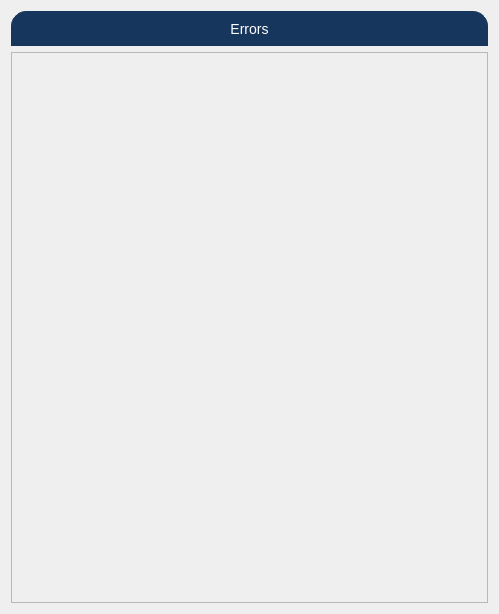
<?xml version="1.0" encoding="UTF-8"?>
<ui version="4.0">
 <class>Form</class>
 <widget class="QWidget" name="Form">
  <property name="geometry">
   <rect>
    <x>0</x>
    <y>0</y>
    <width>497</width>
    <height>614</height>
   </rect>
  </property>
  <property name="windowTitle">
   <string>Form</string>
  </property>
  <layout class="QVBoxLayout" name="verticalLayout_2">
   <item>
    <layout class="QVBoxLayout" name="verticalLayout">
     <item>
      <widget class="PyDMLabel" name="PyDMLabel">
       <property name="toolTip">
        <string/>
       </property>
       <property name="styleSheet">
        <string notr="true">QLabel {
 qproperty-alignment: AlignCenter;
 border: 1px solid #FF17365D;
 border-top-left-radius: 15px;
 border-top-right-radius: 15px;
 background-color: #FF17365D;
 padding: 5px 0px;
 color: rgb(255, 255, 255);
 max-height: 25px;
 font-size: 14px;
}</string>
       </property>
       <property name="text">
        <string>Errors</string>
       </property>
       <property name="alignment">
        <set>Qt::AlignCenter</set>
       </property>
      </widget>
     </item>
     <item>
      <widget class="PyDMFrame" name="PyDMFrame">
       <property name="minimumSize">
        <size>
         <width>477</width>
         <height>551</height>
        </size>
       </property>
       <property name="maximumSize">
        <size>
         <width>477</width>
         <height>551</height>
        </size>
       </property>
       <property name="toolTip">
        <string/>
       </property>
       <property name="styleSheet">
        <string notr="true">QFrame#frame{
     border: 1px solid #FF17365D;
     border-bottom-left-radius: 15px;
     border-bottom-right-radius: 15px;
}</string>
       </property>
       <property name="frameShape">
        <enum>QFrame::StyledPanel</enum>
       </property>
       <property name="frameShadow">
        <enum>QFrame::Raised</enum>
       </property>
       <widget class="PyDMByteIndicator" name="PyDMByteIndicator_18">
        <property name="geometry">
         <rect>
          <x>10</x>
          <y>241</y>
          <width>373</width>
          <height>16</height>
         </rect>
        </property>
        <property name="toolTip">
         <string/>
        </property>
        <property name="channel" stdset="0">
         <string>ca://{prefix}:RX_ETH_SYNC_ERR.RBV</string>
        </property>
        <property name="onColor" stdset="0">
         <color>
          <red>255</red>
          <green>0</green>
          <blue>0</blue>
         </color>
        </property>
        <property name="labels" stdset="0">
         <stringlist>
          <string>Rx: Ethernet sync between units lost for more than 10 min</string>
         </stringlist>
        </property>
       </widget>
       <widget class="PyDMByteIndicator" name="PyDMByteIndicator_16">
        <property name="geometry">
         <rect>
          <x>10</x>
          <y>388</y>
          <width>232</width>
          <height>16</height>
         </rect>
        </property>
        <property name="toolTip">
         <string/>
        </property>
        <property name="channel" stdset="0">
         <string>ca://{prefix}:TX_ARM_IDN_ERR.RBV</string>
        </property>
        <property name="onColor" stdset="0">
         <color>
          <red>255</red>
          <green>0</green>
          <blue>0</blue>
         </color>
        </property>
        <property name="labels" stdset="0">
         <stringlist>
          <string>Tx: Arm control identification failed</string>
         </stringlist>
        </property>
       </widget>
       <widget class="PyDMByteIndicator" name="PyDMByteIndicator_14">
        <property name="geometry">
         <rect>
          <x>10</x>
          <y>346</y>
          <width>223</width>
          <height>16</height>
         </rect>
        </property>
        <property name="toolTip">
         <string/>
        </property>
        <property name="channel" stdset="0">
         <string>ca://{prefix}:TX_RF_IDN_ERR.RBV</string>
        </property>
        <property name="onColor" stdset="0">
         <color>
          <red>255</red>
          <green>0</green>
          <blue>0</blue>
         </color>
        </property>
        <property name="labels" stdset="0">
         <stringlist>
          <string>Tx: RF control identification failed</string>
         </stringlist>
        </property>
       </widget>
       <widget class="PyDMByteIndicator" name="PyDMByteIndicator_5">
        <property name="geometry">
         <rect>
          <x>10</x>
          <y>52</y>
          <width>279</width>
          <height>16</height>
         </rect>
        </property>
        <property name="toolTip">
         <string/>
        </property>
        <property name="channel" stdset="0">
         <string>ca://{prefix}:ENV_COND_ERR.RBV</string>
        </property>
        <property name="onColor" stdset="0">
         <color>
          <red>255</red>
          <green>0</green>
          <blue>0</blue>
         </color>
        </property>
        <property name="labels" stdset="0">
         <stringlist>
          <string>Environmental conditions are ourt of range</string>
         </stringlist>
        </property>
       </widget>
       <widget class="PyDMByteIndicator" name="PyDMByteIndicator_19">
        <property name="geometry">
         <rect>
          <x>10</x>
          <y>283</y>
          <width>288</width>
          <height>16</height>
         </rect>
        </property>
        <property name="toolTip">
         <string/>
        </property>
        <property name="channel" stdset="0">
         <string>ca://{prefix}:RX_RF_OUTPUT_ERR.RBV</string>
        </property>
        <property name="onColor" stdset="0">
         <color>
          <red>255</red>
          <green>0</green>
          <blue>0</blue>
         </color>
        </property>
        <property name="labels" stdset="0">
         <stringlist>
          <string>RF output out of range for more than 10 min</string>
         </stringlist>
        </property>
       </widget>
       <widget class="PyDMByteIndicator" name="PyDMByteIndicator_33">
        <property name="geometry">
         <rect>
          <x>10</x>
          <y>493</y>
          <width>233</width>
          <height>16</height>
         </rect>
        </property>
        <property name="toolTip">
         <string/>
        </property>
        <property name="channel" stdset="0">
         <string>ca://{prefix}:RX_ARM_IDN_ERR.RBV</string>
        </property>
        <property name="onColor" stdset="0">
         <color>
          <red>255</red>
          <green>0</green>
          <blue>0</blue>
         </color>
        </property>
        <property name="labels" stdset="0">
         <stringlist>
          <string>Rx: Arm control identification failed</string>
         </stringlist>
        </property>
       </widget>
       <widget class="PyDMByteIndicator" name="PyDMByteIndicator_4">
        <property name="geometry">
         <rect>
          <x>10</x>
          <y>73</y>
          <width>312</width>
          <height>16</height>
         </rect>
        </property>
        <property name="toolTip">
         <string/>
        </property>
        <property name="channel" stdset="0">
         <string>ca://{prefix}:INT_MOD_ERR.RBV</string>
        </property>
        <property name="onColor" stdset="0">
         <color>
          <red>255</red>
          <green>0</green>
          <blue>0</blue>
         </color>
        </property>
        <property name="labels" stdset="0">
         <stringlist>
          <string>Internal modules' temperatures are out of range</string>
         </stringlist>
        </property>
       </widget>
       <widget class="PyDMByteIndicator" name="PyDMByteIndicator_15">
        <property name="geometry">
         <rect>
          <x>10</x>
          <y>367</y>
          <width>184</width>
          <height>16</height>
         </rect>
        </property>
        <property name="toolTip">
         <string/>
        </property>
        <property name="channel" stdset="0">
         <string>ca://{prefix}:TX_RF_SENS_ERR.RBV</string>
        </property>
        <property name="onColor" stdset="0">
         <color>
          <red>255</red>
          <green>0</green>
          <blue>0</blue>
         </color>
        </property>
        <property name="labels" stdset="0">
         <stringlist>
          <string>Tx: RF control sensor failed</string>
         </stringlist>
        </property>
       </widget>
       <widget class="PyDMByteIndicator" name="PyDMByteIndicator_3">
        <property name="geometry">
         <rect>
          <x>10</x>
          <y>304</y>
          <width>456</width>
          <height>16</height>
         </rect>
        </property>
        <property name="toolTip">
         <string/>
        </property>
        <property name="channel" stdset="0">
         <string>ca://{prefix}:TX_TEMP_SENS_ERR.RBV</string>
        </property>
        <property name="onColor" stdset="0">
         <color>
          <red>255</red>
          <green>0</green>
          <blue>0</blue>
         </color>
        </property>
        <property name="labels" stdset="0">
         <stringlist>
          <string>Tx: Temperature sensors not working properly; TEC protection activated</string>
         </stringlist>
        </property>
       </widget>
       <widget class="PyDMByteIndicator" name="PyDMByteIndicator_7">
        <property name="geometry">
         <rect>
          <x>10</x>
          <y>94</y>
          <width>167</width>
          <height>16</height>
         </rect>
        </property>
        <property name="toolTip">
         <string/>
        </property>
        <property name="channel" stdset="0">
         <string>ca://{prefix}:RF_PWR_ERR.RBV</string>
        </property>
        <property name="onColor" stdset="0">
         <color>
          <red>255</red>
          <green>0</green>
          <blue>0</blue>
         </color>
        </property>
        <property name="labels" stdset="0">
         <stringlist>
          <string>RF power is out of range</string>
         </stringlist>
        </property>
       </widget>
       <widget class="PyDMByteIndicator" name="PyDMByteIndicator_2">
        <property name="geometry">
         <rect>
          <x>10</x>
          <y>31</y>
          <width>256</width>
          <height>16</height>
         </rect>
        </property>
        <property name="toolTip">
         <string/>
        </property>
        <property name="channel" stdset="0">
         <string>ca://{prefix}:PWR_SUPPLY_V_ERR.RBV</string>
        </property>
        <property name="onColor" stdset="0">
         <color>
          <red>255</red>
          <green>0</green>
          <blue>0</blue>
         </color>
        </property>
        <property name="labels" stdset="0">
         <stringlist>
          <string>Power supply voltages are out of range</string>
         </stringlist>
        </property>
       </widget>
       <widget class="PyDMByteIndicator" name="PyDMByteIndicator_20">
        <property name="geometry">
         <rect>
          <x>10</x>
          <y>325</y>
          <width>457</width>
          <height>16</height>
         </rect>
        </property>
        <property name="toolTip">
         <string/>
        </property>
        <property name="channel" stdset="0">
         <string>ca://{prefix}:RX_TEMP_SENS_ERR.RBV</string>
        </property>
        <property name="onColor" stdset="0">
         <color>
          <red>255</red>
          <green>0</green>
          <blue>0</blue>
         </color>
        </property>
        <property name="labels" stdset="0">
         <stringlist>
          <string>Rx: Temperature sensors not working properly; TEC protection activated</string>
         </stringlist>
        </property>
       </widget>
       <widget class="PyDMByteIndicator" name="PyDMByteIndicator_6">
        <property name="geometry">
         <rect>
          <x>10</x>
          <y>136</y>
          <width>144</width>
          <height>16</height>
         </rect>
        </property>
        <property name="toolTip">
         <string/>
        </property>
        <property name="channel" stdset="0">
         <string>ca://{prefix}:LAS_PWR_ERR.RBV</string>
        </property>
        <property name="onColor" stdset="0">
         <color>
          <red>255</red>
          <green>0</green>
          <blue>0</blue>
         </color>
        </property>
        <property name="labels" stdset="0">
         <stringlist>
          <string>Laser is switched off</string>
         </stringlist>
        </property>
       </widget>
       <widget class="PyDMByteIndicator" name="PyDMByteIndicator_17">
        <property name="geometry">
         <rect>
          <x>10</x>
          <y>409</y>
          <width>199</width>
          <height>16</height>
         </rect>
        </property>
        <property name="toolTip">
         <string/>
        </property>
        <property name="channel" stdset="0">
         <string>ca://{prefix}:TX_ARM_SENS_ERR.RBV</string>
        </property>
        <property name="onColor" stdset="0">
         <color>
          <red>255</red>
          <green>0</green>
          <blue>0</blue>
         </color>
        </property>
        <property name="labels" stdset="0">
         <stringlist>
          <string>Tx: Arm control sensor failure</string>
         </stringlist>
        </property>
       </widget>
       <widget class="PyDMByteIndicator" name="PyDMByteIndicator">
        <property name="geometry">
         <rect>
          <x>10</x>
          <y>10</y>
          <width>222</width>
          <height>16</height>
         </rect>
        </property>
        <property name="toolTip">
         <string/>
        </property>
        <property name="channel" stdset="0">
         <string>ca://{prefix}:ETH_CON_ERR.RBV</string>
        </property>
        <property name="onColor" stdset="0">
         <color>
          <red>255</red>
          <green>0</green>
          <blue>0</blue>
         </color>
        </property>
        <property name="labels" stdset="0">
         <stringlist>
          <string>Tx/Rx Ethernet connection failure</string>
         </stringlist>
        </property>
       </widget>
       <widget class="PyDMByteIndicator" name="PyDMByteIndicator_36">
        <property name="geometry">
         <rect>
          <x>10</x>
          <y>472</y>
          <width>190</width>
          <height>16</height>
         </rect>
        </property>
        <property name="toolTip">
         <string/>
        </property>
        <property name="channel" stdset="0">
         <string>ca://{prefix}:RX_RF_SENS_ERR.RBV</string>
        </property>
        <property name="onColor" stdset="0">
         <color>
          <red>255</red>
          <green>0</green>
          <blue>0</blue>
         </color>
        </property>
        <property name="labels" stdset="0">
         <stringlist>
          <string>Rx: RF control sensor failure</string>
         </stringlist>
        </property>
       </widget>
       <widget class="PyDMByteIndicator" name="PyDMByteIndicator_35">
        <property name="geometry">
         <rect>
          <x>10</x>
          <y>451</y>
          <width>224</width>
          <height>16</height>
         </rect>
        </property>
        <property name="toolTip">
         <string/>
        </property>
        <property name="channel" stdset="0">
         <string>ca://{prefix}:RX_RF_IDN_ERR.RBV</string>
        </property>
        <property name="onColor" stdset="0">
         <color>
          <red>255</red>
          <green>0</green>
          <blue>0</blue>
         </color>
        </property>
        <property name="labels" stdset="0">
         <stringlist>
          <string>Rx: RF control identification failed</string>
         </stringlist>
        </property>
       </widget>
       <widget class="PyDMByteIndicator" name="PyDMByteIndicator_12">
        <property name="geometry">
         <rect>
          <x>10</x>
          <y>157</y>
          <width>182</width>
          <height>16</height>
         </rect>
        </property>
        <property name="toolTip">
         <string/>
        </property>
        <property name="channel" stdset="0">
         <string>ca://{prefix}:PHASE_ERR.RBV</string>
        </property>
        <property name="onColor" stdset="0">
         <color>
          <red>255</red>
          <green>0</green>
          <blue>0</blue>
         </color>
        </property>
        <property name="labels" stdset="0">
         <stringlist>
          <string>Phase loops are not locked</string>
         </stringlist>
        </property>
       </widget>
       <widget class="PyDMByteIndicator" name="PyDMByteIndicator_10">
        <property name="geometry">
         <rect>
          <x>10</x>
          <y>178</y>
          <width>184</width>
          <height>16</height>
         </rect>
        </property>
        <property name="toolTip">
         <string/>
        </property>
        <property name="channel" stdset="0">
         <string>ca://{prefix}:FAN_SPD_ERR.RBV</string>
        </property>
        <property name="onColor" stdset="0">
         <color>
          <red>255</red>
          <green>0</green>
          <blue>0</blue>
         </color>
        </property>
        <property name="labels" stdset="0">
         <stringlist>
          <string>Fan revolutions are too low</string>
         </stringlist>
        </property>
       </widget>
       <widget class="PyDMByteIndicator" name="PyDMByteIndicator_9">
        <property name="geometry">
         <rect>
          <x>10</x>
          <y>220</y>
          <width>372</width>
          <height>16</height>
         </rect>
        </property>
        <property name="toolTip">
         <string/>
        </property>
        <property name="channel" stdset="0">
         <string>ca://{prefix}:TX_ETH_SYNC_ERR.RBV</string>
        </property>
        <property name="onColor" stdset="0">
         <color>
          <red>255</red>
          <green>0</green>
          <blue>0</blue>
         </color>
        </property>
        <property name="labels" stdset="0">
         <stringlist>
          <string>Tx: Ethernet sync between units lost for more than 10 min</string>
         </stringlist>
        </property>
       </widget>
       <widget class="PyDMByteIndicator" name="PyDMByteIndicator_13">
        <property name="geometry">
         <rect>
          <x>10</x>
          <y>262</y>
          <width>273</width>
          <height>16</height>
         </rect>
        </property>
        <property name="toolTip">
         <string/>
        </property>
        <property name="channel" stdset="0">
         <string>ca://{prefix}:TX_RF_INPUT_ERR.RBV</string>
        </property>
        <property name="onColor" stdset="0">
         <color>
          <red>255</red>
          <green>0</green>
          <blue>0</blue>
         </color>
        </property>
        <property name="labels" stdset="0">
         <stringlist>
          <string>RF input is out of range for more than 60s</string>
         </stringlist>
        </property>
       </widget>
       <widget class="PyDMByteIndicator" name="PyDMByteIndicator_11">
        <property name="geometry">
         <rect>
          <x>10</x>
          <y>199</y>
          <width>231</width>
          <height>16</height>
         </rect>
        </property>
        <property name="toolTip">
         <string/>
        </property>
        <property name="channel" stdset="0">
         <string>ca://{prefix}:PWR_SUPPLY_I_ERR.RBV</string>
        </property>
        <property name="onColor" stdset="0">
         <color>
          <red>255</red>
          <green>0</green>
          <blue>0</blue>
         </color>
        </property>
        <property name="labels" stdset="0">
         <stringlist>
          <string>Power supply currents are too high</string>
         </stringlist>
        </property>
       </widget>
       <widget class="PyDMByteIndicator" name="PyDMByteIndicator_32">
        <property name="geometry">
         <rect>
          <x>10</x>
          <y>514</y>
          <width>200</width>
          <height>16</height>
         </rect>
        </property>
        <property name="toolTip">
         <string/>
        </property>
        <property name="channel" stdset="0">
         <string>ca://{prefix}:RX_ARM_SENS_ERR.RBV</string>
        </property>
        <property name="onColor" stdset="0">
         <color>
          <red>255</red>
          <green>0</green>
          <blue>0</blue>
         </color>
        </property>
        <property name="labels" stdset="0">
         <stringlist>
          <string>Rx: Arm control sensor failure</string>
         </stringlist>
        </property>
       </widget>
       <widget class="PyDMByteIndicator" name="PyDMByteIndicator_8">
        <property name="geometry">
         <rect>
          <x>10</x>
          <y>115</y>
          <width>165</width>
          <height>16</height>
         </rect>
        </property>
        <property name="toolTip">
         <string/>
        </property>
        <property name="channel" stdset="0">
         <string>ca://{prefix}:OPT_PWR_ERR.RBV</string>
        </property>
        <property name="onColor" stdset="0">
         <color>
          <red>255</red>
          <green>0</green>
          <blue>0</blue>
         </color>
        </property>
        <property name="labels" stdset="0">
         <stringlist>
          <string>Optical power is too low</string>
         </stringlist>
        </property>
       </widget>
       <widget class="PyDMByteIndicator" name="PyDMByteIndicator_34">
        <property name="geometry">
         <rect>
          <x>10</x>
          <y>430</y>
          <width>269</width>
          <height>16</height>
         </rect>
        </property>
        <property name="toolTip">
         <string/>
        </property>
        <property name="channel" stdset="0">
         <string>ca://{prefix}:UNLOCK_ERR.RBV</string>
        </property>
        <property name="onColor" stdset="0">
         <color>
          <red>255</red>
          <green>0</green>
          <blue>0</blue>
         </color>
        </property>
        <property name="labels" stdset="0">
         <stringlist>
          <string>System is unlocked for more than 15 min</string>
         </stringlist>
        </property>
       </widget>
      </widget>
     </item>
    </layout>
   </item>
  </layout>
 </widget>
 <customwidgets>
  <customwidget>
   <class>PyDMLabel</class>
   <extends>QLabel</extends>
   <header>pydm.widgets.label</header>
  </customwidget>
  <customwidget>
   <class>PyDMByteIndicator</class>
   <extends>QWidget</extends>
   <header>pydm.widgets.byte</header>
  </customwidget>
  <customwidget>
   <class>PyDMFrame</class>
   <extends>QFrame</extends>
   <header>pydm.widgets.frame</header>
   <container>1</container>
  </customwidget>
 </customwidgets>
 <resources/>
 <connections/>
</ui>
